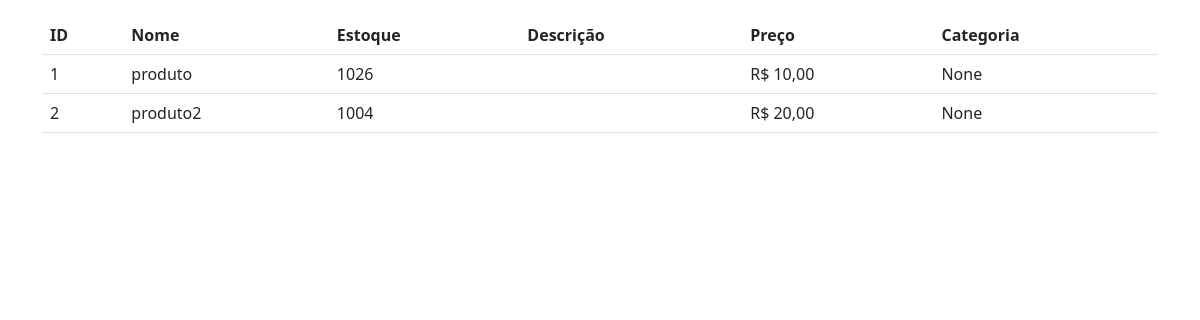
Page /pdvweb/search_produto/ on the earlier database version.
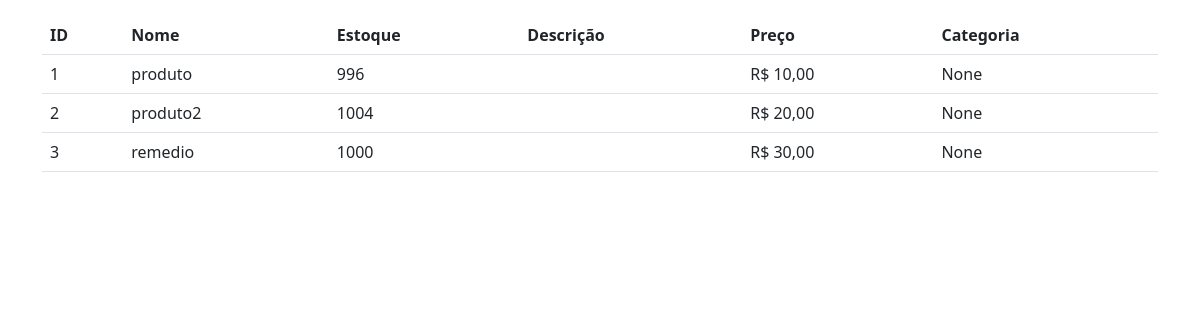
Same page on the later database version.
### pdvweb/models.py (models this page shows, shortened)
class Produto(models.Model):
    nome = models.CharField(max_length=100, unique=True)
    descricao = models.TextField(blank=True, null=True)
    preco = models.DecimalField(
        max_digits=10, decimal_places=2, validators=[MinValueValidator(0)])
    categoria = models.ForeignKey(
        Categoria, on_delete=models.SET_NULL, null=True, blank=True)
    estoque = models.PositiveIntegerField(default=0)
    data_criacao = models.DateTimeField(default=timezone.now)

### pdvweb/views.py (the view)
# urls.py: path('search_produto/', views.search_produto, name='search_produto'),
def search_produto(request):
    query = request.POST.get('produto_pesquisa', '')
    produtos = Produto.objects.filter(nome__icontains=query)
    return render(request, 'pdvweb/resultado_pesquisa.html', {'produtos': produtos})

### pdvweb/templates/pdvweb/resultado_pesquisa.html (shortened to what this page needs)
<div id="resultadosPesquisa" class="container mt-3" style="max-height: 400px; overflow-y: auto;">
  <div class="table-responsive">
    <table class="table">
      <thead class="bg-secondary text-light">
        <tr>
          <th>ID</th>
          <th>Nome</th>
          <th>Estoque</th>
          <th>Descrição</th>
          <th>Preço</th>
          <th>Categoria</th>
        </tr>
      </thead>
      <tbody>
        {% for produto in produtos %}
        <tr style="background-color: #f8f9fa;">
          <td>{{ produto.id }}</td>
          <td>{{ produto.nome }}</td>
          <td>{{ produto.estoque }}</td>
          <td>{{ produto.descricao }}</td>
          <td>R$ {{ produto.preco }}</td>
          <td>{{ produto.categoria }}</td>
        </tr>
        {% endfor %}
      </tbody>
    </table>
  </div>
</div>
<link href="https://cdn.jsdelivr.net/npm/bootstrap@5.3.0-alpha1/dist/css/bootstrap.min.css" rel="stylesheet">

Differences in the rows shown:
changed Produto "produto": estoque "1026" → "996"
added Produto: id "3", nome "remedio", estoque "1000", preco "30,00", categoria "None"
